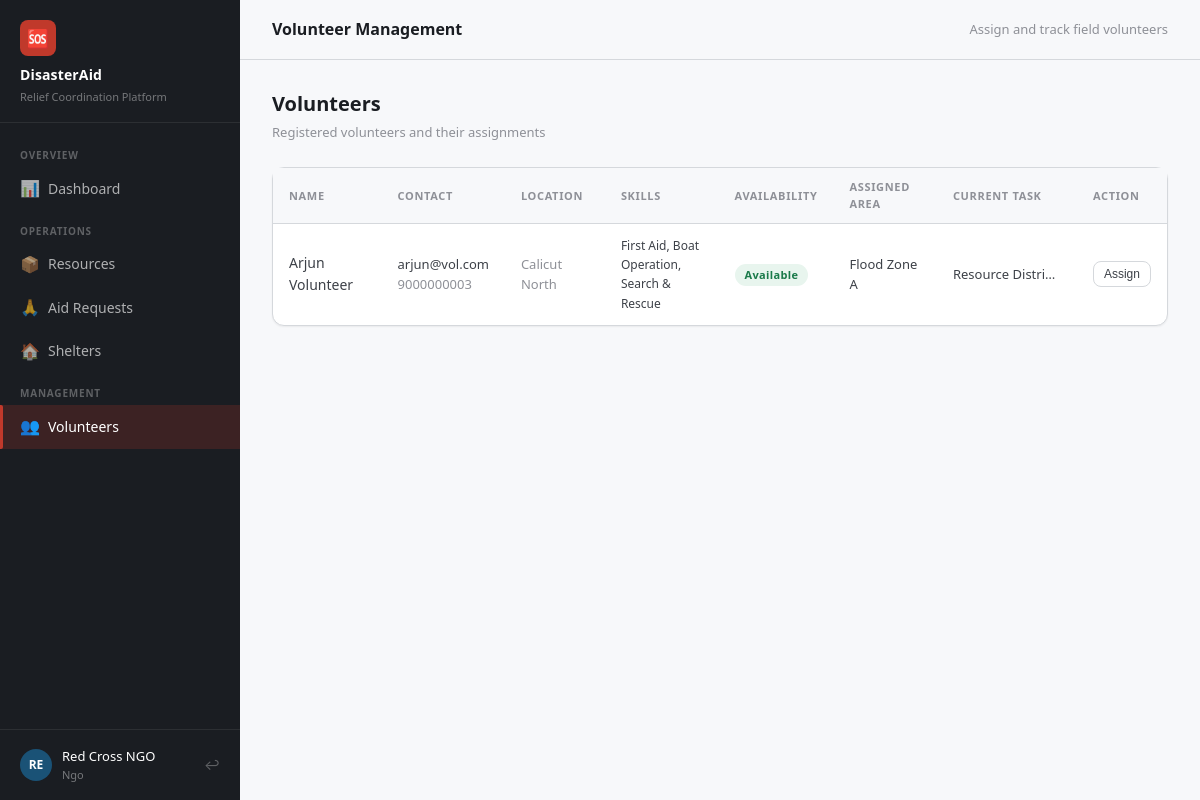
The page /volunteers (signed in) on the database its author committed.
### tables this page shows
CREATE TABLE volunteers (
    id INTEGER PRIMARY KEY AUTOINCREMENT,
    user_id INTEGER NOT NULL UNIQUE,
    skills TEXT,
    availability TEXT DEFAULT 'available' CHECK(availability IN ('available','assigned','unavailable')),
    assigned_area TEXT,
    assigned_task TEXT,
    emergency_contact TEXT,
    created_at TIMESTAMP DEFAULT CURRENT_TIMESTAMP,
    FOREIGN KEY(user_id) REFERENCES users(id)
);

CREATE TABLE users (
    id INTEGER PRIMARY KEY AUTOINCREMENT,
    name TEXT NOT NULL,
    email TEXT UNIQUE NOT NULL,
    password TEXT NOT NULL,
    role TEXT NOT NULL CHECK(role IN ('volunteer','ngo','authority','affected')),
    phone TEXT,
    location TEXT,
    created_at TIMESTAMP DEFAULT CURRENT_TIMESTAMP
);

### routes/main.py (the view)
@main_bp.route('/volunteers')
@login_required
@role_required('authority', 'ngo')
def volunteers():
    db = get_db()
    items = db.execute(
        '''SELECT v.*, u.name, u.email, u.phone, u.location FROM volunteers v
           JOIN users u ON v.user_id=u.id ORDER BY v.availability, u.name''').fetchall()
    return render_template('volunteers.html', volunteers=items)

### database/db.py (called while the page is built)
def get_db():
    if 'db' not in g:
        g.db = sqlite3.connect(DATABASE)
        g.db.row_factory = sqlite3.Row
    return g.db

### routes/main.py (called while the page is built)
def login_required(f):
    @wraps(f)
    def decorated(*args, **kwargs):
        if 'user_id' not in session:
            return redirect(url_for('auth.login'))
        return f(*args, **kwargs)
    return decorated

def role_required(*roles):
    def decorator(f):
        @wraps(f)
        def decorated(*args, **kwargs):
            if session.get('user_role') not in roles:
                flash('Access denied.', 'error')
                return redirect(url_for('main.dashboard'))
            return f(*args, **kwargs)
        return decorated
    return decorator

### templates/volunteers.html (shortened to what this page needs)
{% extends 'base.html' %}
{% block page_title %}Volunteer Management{% endblock %}
{% block topbar_meta %}Assign and track field volunteers{% endblock %}
{% block content %}
<div class="page-header">
  <div>
    <h2>Volunteers</h2>
    <p>Registered volunteers and their assignments</p>
  </div>
</div>
<div class="card">
  <div class="table-wrap">
    <table>
      <thead>
        <tr>
          <th>Name</th>
          <th>Contact</th>
          <th>Location</th>
          <th>Skills</th>
          <th>Availability</th>
          <th>Assigned Area</th>
          <th>Current Task</th>
          <th>Action</th>
        </tr>
      </thead>
      <tbody>
        {% for v in volunteers %}
        <tr>
          <td style="font-weight:500;">{{ v.name }}</td>
          <td style="font-size:13px;">
            {{ v.email }}<br>
            <span style="color:var(--gray-400);">{{ v.phone or '' }}</span>
          </td>
          <td style="font-size:13px; color:var(--gray-400);">{{ v.location }}</td>
          <td style="font-size:12px; max-width:160px; color:var(--gray-700);">{{ v.skills or '—' }}</td>
          <td>
            {% if v.availability == 'available' %}<span class="badge badge-success">Available</span>
            {% elif v.availability == 'assigned' %}<span class="badge badge-warning">Assigned</span>
            {% else %}<span class="badge badge-gray">Unavailable</span>{% endif %}
          </td>
          <td style="font-size:13px;">{{ v.assigned_area or '—' }}</td>
          <td style="font-size:13px; max-width:140px; overflow:hidden; text-overflow:ellipsis; white-space:nowrap;">{{ v.assigned_task or '—' }}</td>
          <td>
            <button class="btn btn-secondary btn-sm" onclick="toggleAssignForm({{ v.id }})">Assign</button>
          </td>
        </tr>
        {% else %}
        <tr><td colspan="8" style="text-align:center; color:var(--gray-400); padding:32px;">No volunteers registered yet.</td></tr>
        {% endfor %}
      </tbody>
    </table>
  </div>
</div>
{% endblock %}

### static/css/style.css (style rules this page uses)
*, *::before, *::after { box-sizing: border-box; margin: 0; padding: 0; }
:root { --red: #C0392B; --red-lt: #FDECEA; --orange: #E67E22; --orange-lt: #FEF3E2; --green: #1A7A4A; --green-lt:#E8F5EE; --blue: #1A5276; --blue-lt: #EAF2FB; --gray-50: #F7F8FA; --gray-100:#EEF0F3; --gray-200:#D5D8DC; --gray-400:#8E9097; --gray-700:#3D4148; --gray-900:#1A1D22; --white: #FFFFFF; --font: 'Segoe UI', system-ui, -apple-system, sans-serif; --radius: 8px; --radius-lg: 12px; --shadow: 0 1px 3px rgba(0,0,0,.08), 0 4px 12px rgba(0,0,0,.05); --shadow-sm: 0 1px 2px rgba(0,0,0,.06); --sidebar-w: 240px; --header-h: 60px; }
body { font-family: var(--font); background: var(--gray-50); color: var(--gray-700); font-size: 15px; line-height: 1.6; }
.card { background: var(--white); border-radius: var(--radius-lg); border: 1px solid var(--gray-200); box-shadow: var(--shadow-sm); }
.table-wrap { overflow-x: auto; }
table { width: 100%; border-collapse: collapse; font-size: 14px; }
thead th { padding: 10px 16px; text-align: left; font-size: 11px; font-weight: 600; text-transform: uppercase; letter-spacing: .06em; color: var(--gray-400); background: var(--gray-50); border-bottom: 1px solid var(--gray-200); }
tbody tr { border-bottom: 1px solid var(--gray-100); }
tbody tr:last-child { border-bottom: none; }
tbody td { padding: 12px 16px; color: var(--gray-700); vertical-align: middle; }
.badge { display: inline-block; padding: 2px 10px; border-radius: 20px; font-size: 11px; font-weight: 600; letter-spacing: .03em; }
.badge-success { background: var(--green-lt); color: var(--green); }
.btn { display: inline-flex; align-items: center; gap: 6px; padding: 8px 16px; border-radius: var(--radius); border: none; font-size: 13px; font-weight: 500; cursor: pointer; text-decoration: none; transition: all .15s; white-space: nowrap; }
.btn-secondary { background: var(--white); color: var(--gray-700); border: 1px solid var(--gray-200); }
.btn-sm { padding: 5px 10px; font-size: 12px; }
.page-header { display: flex; align-items: center; justify-content: space-between; margin-bottom: 24px; }
.page-header h2 { font-size: 20px; font-weight: 700; color: var(--gray-900); }
.page-header p { font-size: 13px; color: var(--gray-400); margin-top: 2px; }

### rows shown on the page
volunteers: name "Arjun Volunteer", email "arjun@vol.com", phone "9000000003", location "Calicut North", skills "First Aid, Boat Operation, Search & Rescue", availability "Available", assigned_area "Flood Zone A", assigned_task "Resource Distri…"

### other values the page prints
{{ session.user_name[:2].upper() }} "RE"
{{ session.user_name }} "Red Cross NGO"
{{ session.user_role }} "Ngo"
